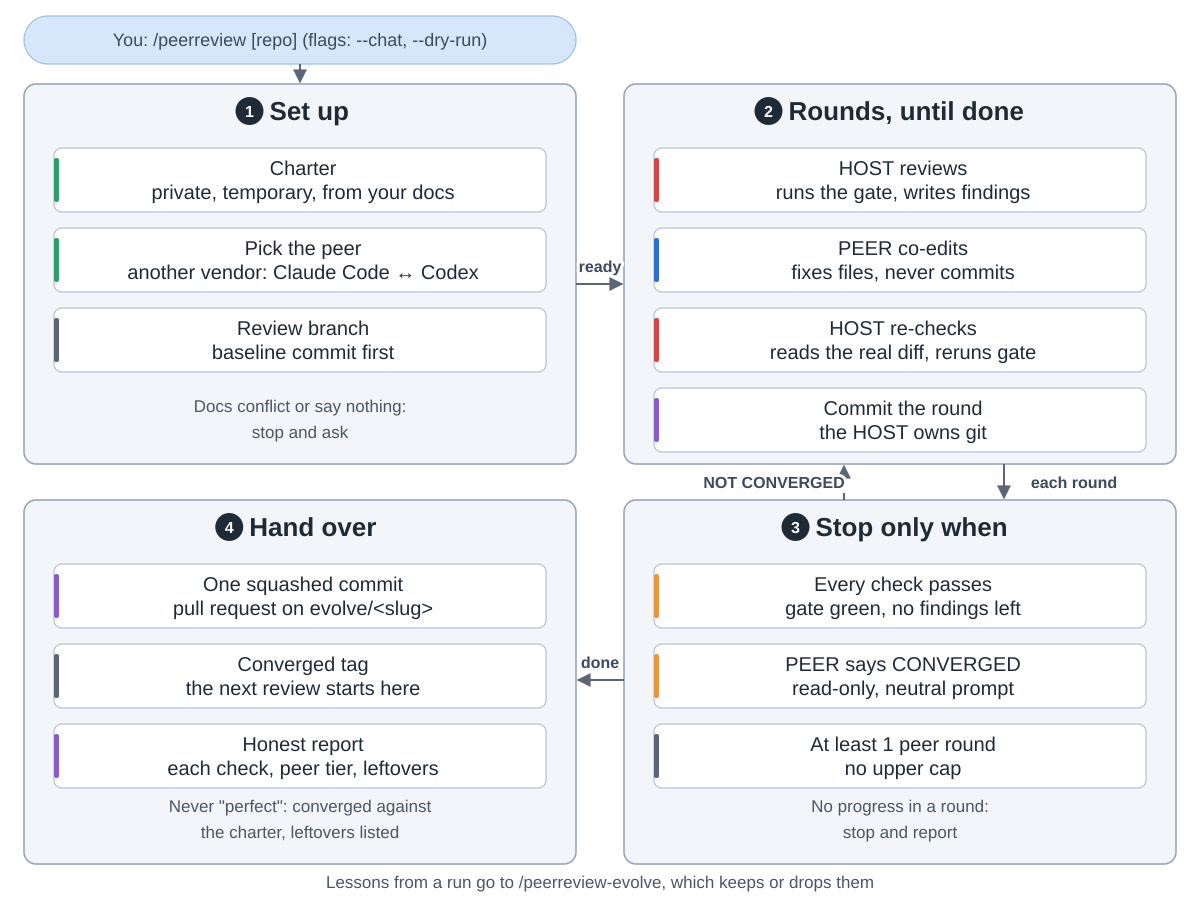

Write the Python code that produced this figure.
"""peerreview overview: set up, rounds until done, the stop rule, hand-over.
Drawn from maximalfocus/peerreview-skills at commit 2f8d61e (README.md, skills/peerreview/SKILL.md,
scripts/select-peer.sh, scripts/delivery-branch.sh, scripts/review-anchor.sh).
Run: python3 diagram.py

Snake order: 1 set up (top left) -> 2 rounds (top right) -> 3 stop rule (bottom right)
-> 4 hand over (bottom left)."""
import sys
from pathlib import Path

sys.path.insert(0, str(Path(__file__).resolve().parents[2] / "tools"))
from archdiagram import Diagram  # noqa: E402

d = Diagram("peerreview overview",
            "You run /peerreview on a repo; the --chat and --dry-run flags are optional. "
            "1 Set up: a private, temporary charter is written from your own docs, the peer is picked from "
            "another vendor (Claude Code and the Codex CLI review each other), and work moves to a review "
            "branch with a baseline commit. "
            "2 Rounds until done: the host reviews and runs the gate, the peer co-edits files but never "
            "commits, the host re-checks the real diff and reruns the gate, then commits the round. "
            "If a round makes no progress, the loop stops and reports. "
            "3 Stop only when every check passes, the peer says CONVERGED in a read-only verdict, and at "
            "least one peer round ran; there is no upper cap. NOT CONVERGED sends it back for another round. "
            "4 Hand over: one squashed commit in a pull request, a converged tag where the next review "
            "starts, and an honest report. Lessons from a run go to /peerreview-evolve.")

L, R, W = 24, 624, 552
T1, H1 = 84, 380
T2, H2 = 500, 364
CW, CH, GAP = 492, 64, 16


def column(x, top, cards, gap=GAP):
    for i, (lbl, kind) in enumerate(cards):
        d.card(x + 30, top + 64 + i * (CH + gap), lbl, kind, w=CW, h=CH)


d.pill(L, 16, W, 48, "You: /peerreview [repo]  (flags: --chat, --dry-run)")
d.arrow(f"M{L + W / 2} 64V{T1 - 2}")

d.group(L, T1, W, H1, "Set up", 1)
column(L, T1, [("Charter|private, temporary, from your docs", "plan"),
               ("Pick the peer|another vendor: Claude Code ↔ Codex", "plan"),
               ("Review branch|baseline commit first", "data")])
d.note(L + W / 2, T1 + H1 - 52, "Docs conflict or say nothing:")
d.note(L + W / 2, T1 + H1 - 26, "stop and ask")

d.group(R, T1, W, H1, "Rounds, until done", 2)
column(R, T1, [("HOST reviews|runs the gate, writes findings", "review"),
               ("PEER co-edits|fixes files, never commits", "coding"),
               ("HOST re-checks|reads the real diff, reruns gate", "review"),
               ("Commit the round|the HOST owns git", "write")])

d.group(R, T2, W, H2, "Stop only when", 3)
column(R, T2, [("Every check passes|gate green, no findings left", "critic"),
               ("PEER says CONVERGED|read-only, neutral prompt", "critic"),
               ("At least 1 peer round|no upper cap", "data")])
d.note(R + W / 2, T2 + H2 - 52, "No progress in a round:")
d.note(R + W / 2, T2 + H2 - 26, "stop and report")

d.group(L, T2, W, H2, "Hand over", 4)
column(L, T2, [("One squashed commit|pull request on evolve/<slug>", "write"),
               ("Converged tag|the next review starts here", "data"),
               ("Honest report|each check, peer tier, leftovers", "write")])
d.note(L + W / 2, T2 + H2 - 52, "Never \"perfect\": converged against")
d.note(L + W / 2, T2 + H2 - 26, "the charter, leftovers listed")

d.arrow(f"M{L + W} {T1 + 200}H{R - 2}", label="ready", at=(600, T1 + 188))
d.arrow(f"M{R + 380} {T1 + H1}V{T2 - 2}", label="each round", at=(R + 450, T1 + H1 + 24))
d.arrow(f"M{R + 220} {T2}V{T1 + H1 + 2}", back=True, label="NOT CONVERGED", at=(R + 150, T1 + H1 + 24))
d.arrow(f"M{R} {T2 + 180}H{L + W + 2}", label="done", at=(600, T2 + 168))

d.note(600, 888, "Lessons from a run go to /peerreview-evolve, which keeps or drops them")

d.save(Path(__file__).with_name("diagram.svg"))
